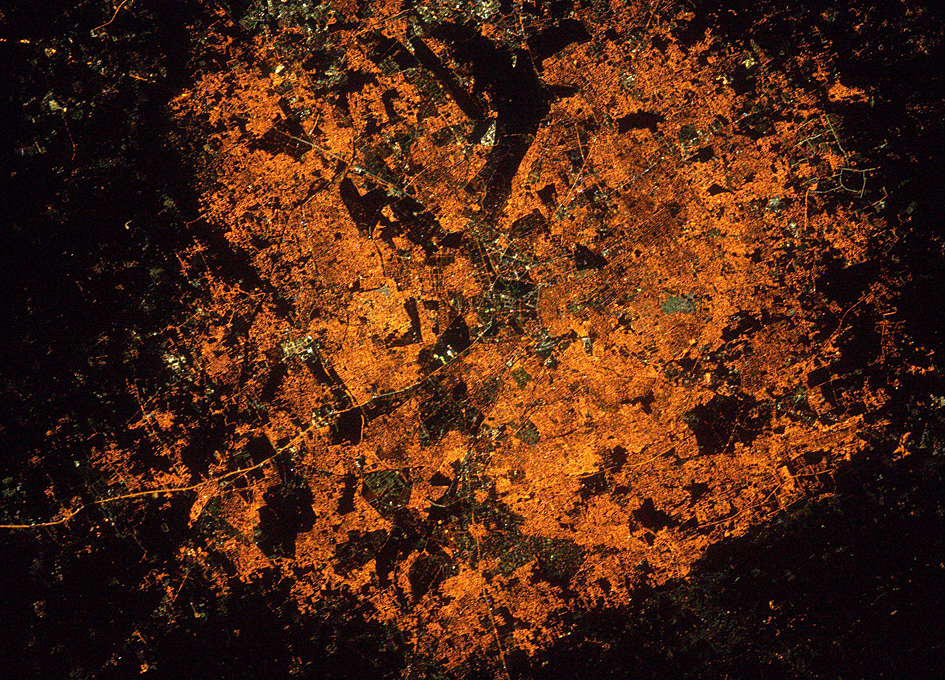
#> input picture bengaluru.jpeg, 945 x 680 px
$ python main.py
#> lines starting #> are read from the running program, lines starting #| are printed output that depends on the picture
import cv2
import pandas as pd
"""def make_pop():
    df = pd.read_csv("Indian_cities.csv")
    x = df["name_of_city"]
    y = df["population_total"]
    d = {}
    for i in range(len(x)):
        d[x[i]] = y[i]
    return d"""
#dicts = make_pop()
"""def find_pop(cities):
    return dicts[cities]"""
images = ["bengaluru.jpeg","chennai.jpeg","delhi.jpg","mumbai.jpeg"]
d = {}
for i in images:
    fd = i.index(".")
    city = i[:fd]
    popn = int(input())
#> the answer given: 3
    image = cv2.imread(i)
#> image is the input picture: shape (680, 945, 3); mean B, G, R 18.2, 39.1, 77.4
    image = cv2.resize(image,(640,320))
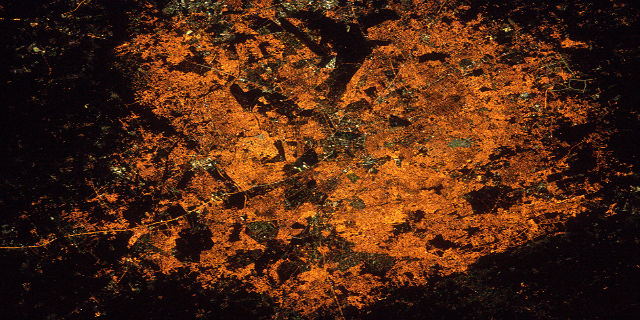
#> image: shape (320, 640, 3); mean B, G, R 18.1, 38.9, 77.3
    height,width,bleh = image.shape
#> height = 320; width = 640; bleh = 3
    sumn = 0
    for h in range(height):
        for w in range(width):
            colorsBGR = image[h,w]
            colorsRGB=tuple(reversed(colorsBGR))
            a,b,c = colorsRGB
            x,y,z = int(a),int(b),int(c)
            sumn+=(1.5*x+1.5*y+0.75*z)
#> after the loop, sumn = 38497635
    total_e = sumn
#> total_e = 38497635
    e_per = (sumn/(height*width))
#> e_per = 188
    popn_per_pixel = popn/(height*width)
#> popn_per_pixel = 1.46e-05
    e_per_popn_per_pixel = e_per/popn_per_pixel
#> e_per_popn_per_pixel = 12832545
    if images.index(i) == 2 or images.index(i) == 3: e_per_popn_per_pixel*=2
    d[city] = [f"Population is {popn}",f"Energy consumed per capita in units is {e_per_popn_per_pixel*730}"]
#> pass 2 of the loop `for i in images:`:
#> the answer given: 3
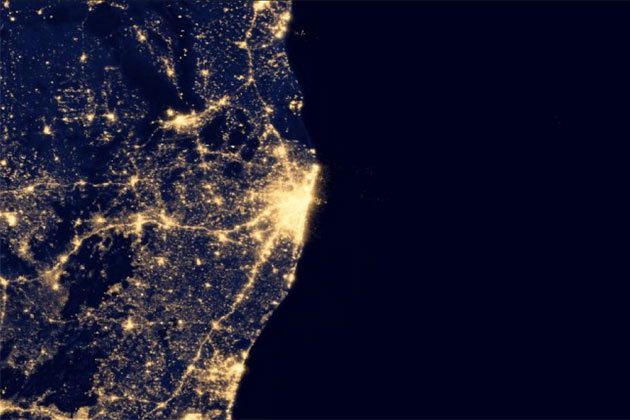
#> input picture chennai.jpeg, 630 x 420 px
#> image is the input picture: shape (420, 630, 3); mean B, G, R 47.2, 25.8, 27.2
#> `image = cv2.resize(image,(640,320))`:
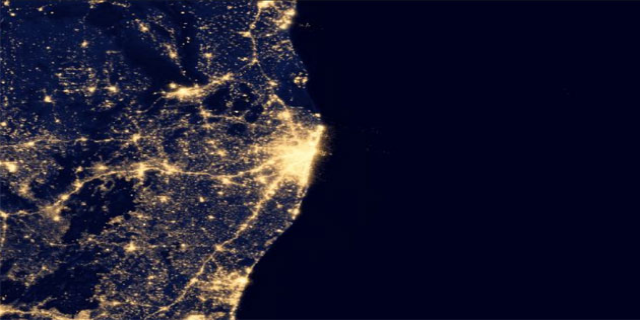
#> image: shape (320, 640, 3); mean B, G, R 47.1, 25.8, 27.2
#> after the loop `for h in range(height):`: sumn = 23497845
#> e_per = 114.7
#> `e_per_popn_per_pixel = e_per/popn_per_pixel`: e_per_popn_per_pixel = 7832615
#> pass 3 of the loop `for i in images:`:
#> the answer given: 3
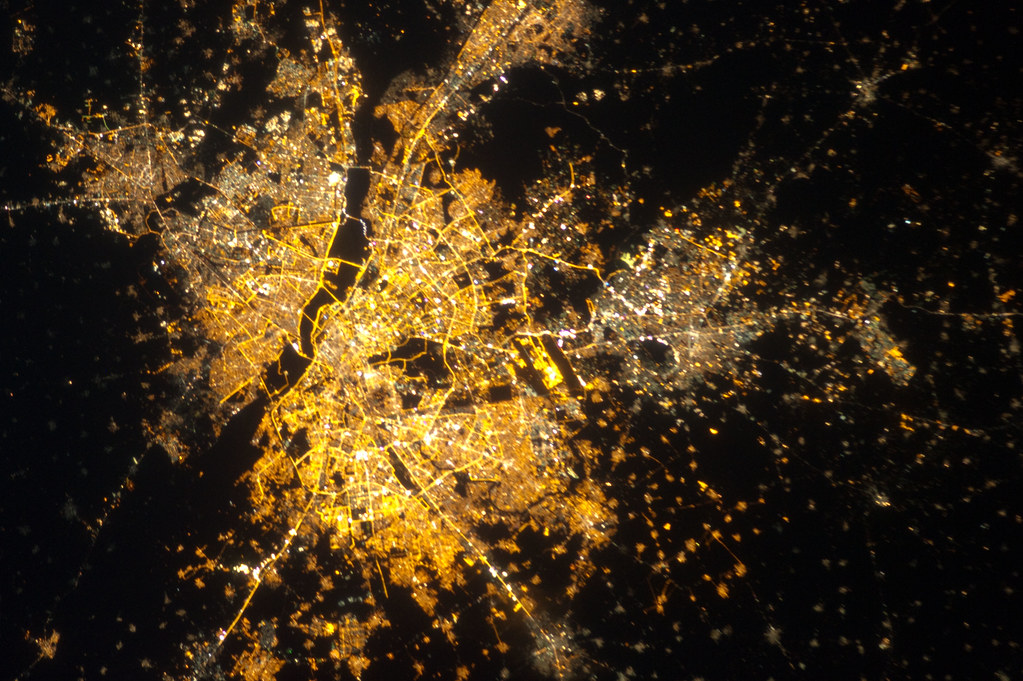
#> input picture delhi.jpg, 1023 x 681 px
#> image is the input picture: shape (681, 1023, 3); mean B, G, R 24.8, 49, 66.4
#> `image = cv2.resize(image,(640,320))`:
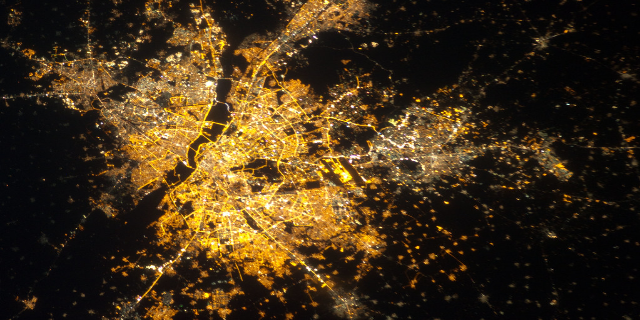
#> image: shape (320, 640, 3); mean B, G, R 24.7, 48.9, 66.3
#> after the loop `for h in range(height):`: sumn = 39170191.5
#> e_per = 191.3
#> `e_per_popn_per_pixel = e_per/popn_per_pixel`: e_per_popn_per_pixel = 13056730.5
#> `if images.index(i) == 2 or images.index(i) == 3: e_per_popn_per_pixel*=2`: e_per_popn_per_pixel = 26113461
#> the answer given: 3
#> the loop made 4 passes; the first 3 are shown
print(d)
#> (printed output is left out)
